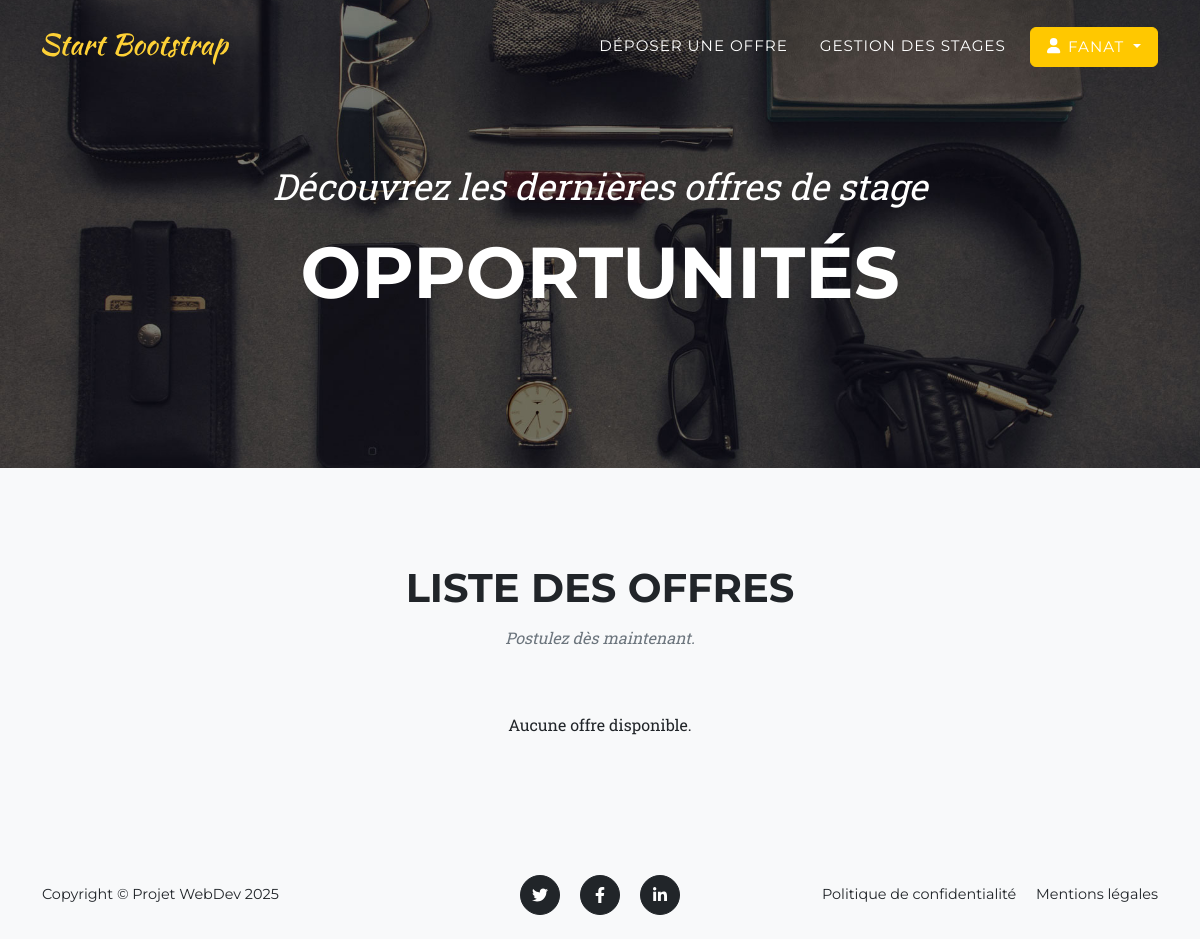
/offres/ (signed in), run on an earlier commit of the app's database.
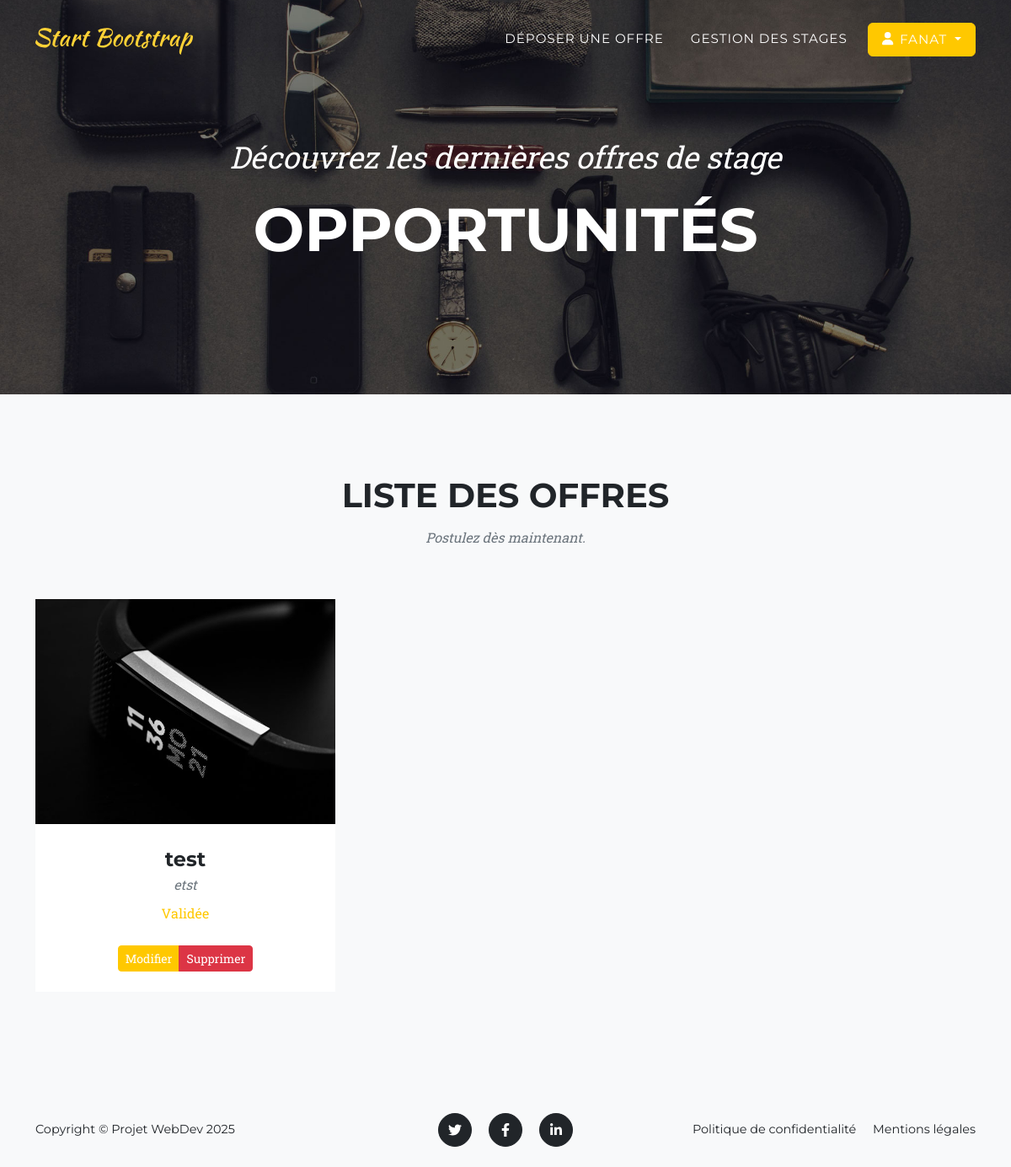
And on a later commit of the database.
### internship_projet/models.py (models this page shows, shortened)
class Offre(models.Model):
    ETAT_CHOICES = [
        ('En attente', 'En attente validation'),
        ('Validée', 'Validée'),
        ('Refusée', 'Refusée'),
        ('Clôturée', 'Clôturée'),
    ]
    IDOffre = models.AutoField(primary_key=True)
    Organisme = models.CharField(max_length=100, verbose_name="Nom de l'organisme")
    NomContact = models.CharField(max_length=100, verbose_name="Nom et prénom du contact")
    EmailContact = models.EmailField(verbose_name="Email du contact")
    Titre = models.CharField(max_length=100, verbose_name="Titre du stage")
    Detail = models.TextField(verbose_name="Détail du stage")
    DateDepot = models.DateTimeField(default=timezone.now, verbose_name="Date de dépôt")
    Etat = models.CharField(max_length=30, choices=ETAT_CHOICES, default='En attente')

### internship_projet/views.py (the view)
# urls.py: path('', views.liste_offres, name='liste_offres'),
@login_required
def liste_offres(request):
    lesOffres = Offre.objects.filter(Etat='Validée').order_by('-DateDepot')
    search_query = request.GET.get('query')
    if search_query:
        lesOffres = lesOffres.filter(Titre__icontains=search_query)
    return render(request, 'internship_projet/liste_offres.html', {
        'offres': lesOffres,
        'search_query': search_query
    })

### internship_projet/templates/internship_projet/liste_offres.html (shortened to what this page needs)
{% extends 'internship_projet/base.html' %}
{% load static %}
{% block header_title %}Opportunités{% endblock %}
{% block header_subtitle %}Découvrez les dernières offres de stage{% endblock %}
{% block content %}
<section class="page-section bg-light" id="portfolio">
    <div class="container">
        <div class="text-center">
            <h2 class="section-heading text-uppercase">Liste des offres</h2>
            <h3 class="section-subheading text-muted">Postulez dès maintenant.</h3>
        </div>
        <div class="row">
            {% for offre in offres %}
            <div class="col-lg-4 col-sm-6 mb-4">
                <div class="portfolio-item">
                    <a class="portfolio-link" href="/offres/{{ offre.IDOffre }}/">
                        <img class="img-fluid" src="{% static 'internship_projet/assets/img/portfolio/1.jpg' %}"
                            alt="..." />
                    </a>
                    <div class="portfolio-caption">
                        <div class="portfolio-caption-heading">{{ offre.Titre }}</div>
                        <div class="portfolio-caption-subheading text-muted">{{ offre.Organisme }}</div>
                        <p class="mt-2 text-primary">{{ offre.Etat }}</p>
                        <div class="btn-group mt-2">
                            <a href="/offres/{{ offre.IDOffre }}/update/" class="btn btn-warning btn-sm">Modifier</a>
                            <a href="/offres/{{ offre.IDOffre }}/delete/" class="btn btn-danger btn-sm">Supprimer</a>
                        </div>
                    </div>
                </div>
            </div>
            {% empty %}
            <div class="col-12 text-center">
                <p>Aucune offre disponible.</p>
            </div>
            {% endfor %}
        </div>
    </div>
</section>
{% endblock %}

### internship_projet/templates/internship_projet/base.html (shortened to what this page needs)
{% load static %}
<!DOCTYPE html>
<html lang="fr">
    <head>
        <link href="{% static 'internship_projet/css/styles.css' %}" rel="stylesheet" />
    </head>
    <body id="page-top">
        <nav class="navbar navbar-expand-lg navbar-dark fixed-top" id="mainNav">
            <div class="container">
                <a class="navbar-brand" href="{% url 'liste_offres' %}">
                    <img src="{% static 'internship_projet/assets/img/navbar-logo.svg' %}" alt="Logo" />
                </a>
                <div class="collapse navbar-collapse" id="navbarResponsive">
                    <ul class="navbar-nav text-uppercase ms-auto py-4 py-lg-0">
                        <li class="nav-item">
                            <a class="nav-link" href="{% url 'creer_offre' %}">Déposer une offre</a>
                        </li>
                        {% if user.is_authenticated %}
                            <li class="nav-item">
                                <a class="nav-link" href="{% url 'liste_offres' %}">
                                    {% if user.is_superuser or is_prof %}
                                        Gestion des Stages
                                    {% else %}
                                        Consulter les Offres
                                    {% endif %}
                                </a>
                            </li>
                            <li class="nav-item dropdown">
                                <a class="nav-link dropdown-toggle btn btn-primary px-3 rounded text-white" href="#" id="navbarDropdown" role="button" data-bs-toggle="dropdown" aria-expanded="false">
                                    <i class="fas fa-user me-2"></i>{{ user.username }}
                                </a>
                            </li>
                        {% else %}
                            <li class="nav-item">
                                <a class="nav-link btn btn-primary text-white px-3 rounded" href="{% url 'login' %}">Espace Élève / Prof</a>
                            </li>
                        {% endif %}
                    </ul>
                </div>
            </div>
        </nav>
        <header class="masthead {% block header_class %}sub-page{% endblock %}">
            <div class="container">
                <div class="masthead-subheading">{% block header_subtitle %}{% endblock %}</div>
                <div class="masthead-heading text-uppercase">{% block header_title %}Plateforme Stages{% endblock %}</div>
            </div>
        </header>
        {% block content %}
        {% endblock %}
        <footer class="footer py-4 bg-light mt-auto">
            <div class="container">
                <div class="row align-items-center">
                    <div class="col-lg-4 text-lg-start">Copyright &copy; Projet WebDev 2025</div>
                    <div class="col-lg-4 my-3 my-lg-0">
                        <a class="btn btn-dark btn-social mx-2" href="#!" aria-label="Twitter"><i class="fab fa-twitter"></i></a>
                        <a class="btn btn-dark btn-social mx-2" href="#!" aria-label="Facebook"><i class="fab fa-facebook-f"></i></a>
                        <a class="btn btn-dark btn-social mx-2" href="#!" aria-label="LinkedIn"><i class="fab fa-linkedin-in"></i></a>
                    </div>
                    <div class="col-lg-4 text-lg-end">
                        <a class="link-dark text-decoration-none me-3" href="#!">Politique de confidentialité</a>
                        <a class="link-dark text-decoration-none" href="#!">Mentions légales</a>
                    </div>
                </div>
            </div>
        </footer>
    </body>
</html>

What changed in the data, as far as the page shows it:
now on this page (row edited): Offre: Titre "test", Organisme "etst", Etat "Validée"
Also different on the page:
text no longer shown: "Aucune offre disponible."
